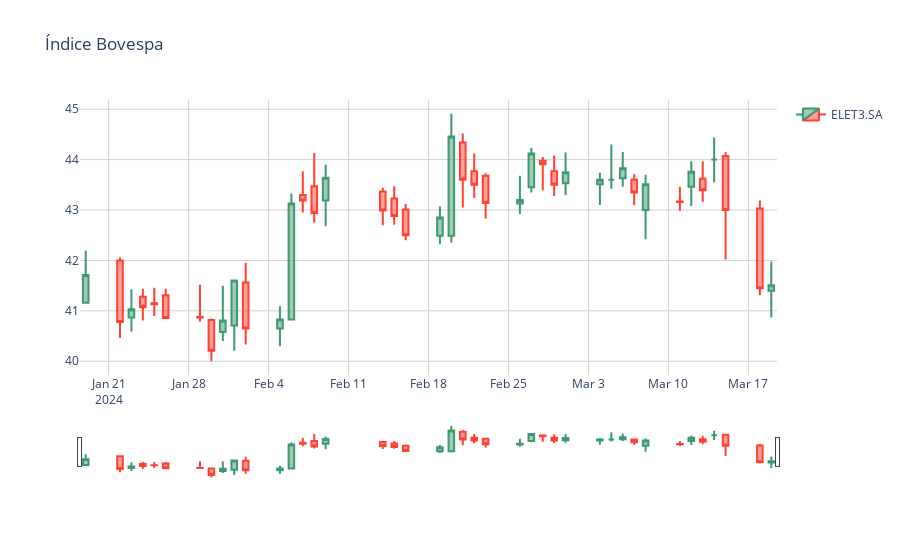

This figure's notebook cell:
### Code cell
#Contruindo o gráfico candlestick
#Criando dicionário para gerar o candlestick
graph = {
    'x': df_elet_60.index, #o valor que deve entrar no eixo x: Datas
    'open': df_elet_60.Open, #o valor de abertura do ativo
    'close': df_elet_60.Close, #o valor de fechamento do ativo
    'high': df_elet_60.High, #o valor máximo do ativo
    'low': df_elet_60.Low,  #o valor mínimo do ativo
    'type': 'candlestick', # o tipo de gráfico que vai ser um candlestick
    'name': 'ELET3.SA', #o nome do ativo que vai aparecer na legenda
    'showlegend': True #define se deve ou não mostrar a legenda
}

#Montando o gráfico

layout = Layout(
    paper_bgcolor='rgba(0,0,0,0)',
    plot_bgcolor='rgba(0,0,0,0)'
)

grafico = graph_objects.Figure(
    data = [graph],
    layout_title="Índice Bovespa",
    layout=layout
)
grafico.update_xaxes(showgrid=True, gridwidth=1, gridcolor='LightGrey')
grafico.update_yaxes(showgrid=True, gridwidth=1, gridcolor='LightGrey')

grafico

### Figure 1 — Plotly figure (JSON) as saved in the notebook; plotly's stock layout.template omitted (floating-point values rounded to 4 significant figures)
{"data": [{"close": [41.71, 40.78, 41.03, 41.07, 41.13, 40.86, 40.87, 40.21, 40.81, 41.6, 40.65, 40.83, 43.13, 43.19, 42.94, 43.64, 42.99, 42.88, 42.5, 42.85, 44.46, 43.6, 43.5, 43.14, 43.2, 44.12, 43.91, 43.5, 43.75, 43.6, 43.6, 43.83, 43.35, 43.51, 43.16, 43.76, 43.39, 44, 43, 41.45, 41.51], "high": [42.19, 42.06, 41.43, 41.44, 41.46, 41.44, 41.52, 40.85, 41.5, 41.6, 41.95, 41.09, 43.33, 43.77, 44.13, 43.9, 43.44, 43.47, 43.12, 43.07, 44.91, 44.52, 44.12, 43.73, 43.68, 44.23, 44.05, 44.08, 44.14, 43.74, 44.3, 44.15, 43.71, 43.7, 43.46, 43.97, 43.97, 44.44, 44.15, 43.19, 41.98], "low": [41.16, 40.46, 40.59, 40.81, 40.9, 40.86, 40.79, 40, 40.4, 40.21, 40.33, 40.3, 40.82, 42.95, 42.75, 42.68, 42.7, 42.71, 42.4, 42.32, 42.35, 43.05, 43.24, 42.83, 42.92, 43.35, 43.39, 43.28, 43.3, 43.1, 43.42, 43.46, 43.1, 42.42, 42.98, 43.08, 43.16, 43.55, 42.02, 41.31, 40.87], "name": "ELET3.SA", "open": [41.16, 42, 40.87, 41.28, 41.15, 41.31, 40.88, 40.82, 40.58, 40.71, 41.56, 40.65, 40.83, 43.3, 43.47, 43.19, 43.37, 43.23, 43.01, 42.49, 42.49, 44.34, 43.77, 43.68, 43.13, 43.45, 43.98, 43.77, 43.53, 43.51, 43.6, 43.63, 43.6, 43, 43.17, 43.46, 43.62, 44, 44.07, 43.03, 41.4], "showlegend": true, "type": "candlestick", "x": ["2024-01-19T00:00:00", "2024-01-22T00:00:00", "2024-01-23T00:00:00", "2024-01-24T00:00:00", "2024-01-25T00:00:00", "2024-01-26T00:00:00", "2024-01-29T00:00:00", "2024-01-30T00:00:00", "2024-01-31T00:00:00", "2024-02-01T00:00:00", "2024-02-02T00:00:00", "2024-02-05T00:00:00", "2024-02-06T00:00:00", "2024-02-07T00:00:00", "2024-02-08T00:00:00", "2024-02-09T00:00:00", "2024-02-14T00:00:00", "2024-02-15T00:00:00", "2024-02-16T00:00:00", "2024-02-19T00:00:00", "2024-02-20T00:00:00", "2024-02-21T00:00:00", "2024-02-22T00:00:00", "2024-02-23T00:00:00", "2024-02-26T00:00:00", "2024-02-27T00:00:00", "2024-02-28T00:00:00", "2024-02-29T00:00:00", "2024-03-01T00:00:00", "2024-03-04T00:00:00", "2024-03-05T00:00:00", "2024-03-06T00:00:00", "2024-03-07T00:00:00", "2024-03-08T00:00:00", "2024-03-11T00:00:00", "2024-03-12T00:00:00", "2024-03-13T00:00:00", "2024-03-14T00:00:00", "2024-03-15T00:00:00", "2024-03-18T00:00:00", "2024-03-19T00:00:00"]}], "layout": {"autosize": true, "paper_bgcolor": "rgba(0, 0, 0, 0)", "plot_bgcolor": "rgba(0, 0, 0, 0)", "title": {"text": "Índice Bovespa"}, "xaxis": {"autorange": true, "gridcolor": "LightGrey", "gridwidth": 1, "range": ["2024-01-18 12:00", "2024-03-19 12:00"], "rangeslider": {"autorange": true, "range": ["2024-01-18 12:00", "2024-03-19 12:00"], "yaxis": {"_template": null, "rangemode": "match"}}, "showgrid": true, "type": "date"}, "yaxis": {"autorange": true, "gridcolor": "LightGrey", "gridwidth": 1, "range": [39.73, 45.18], "showgrid": true}}}
